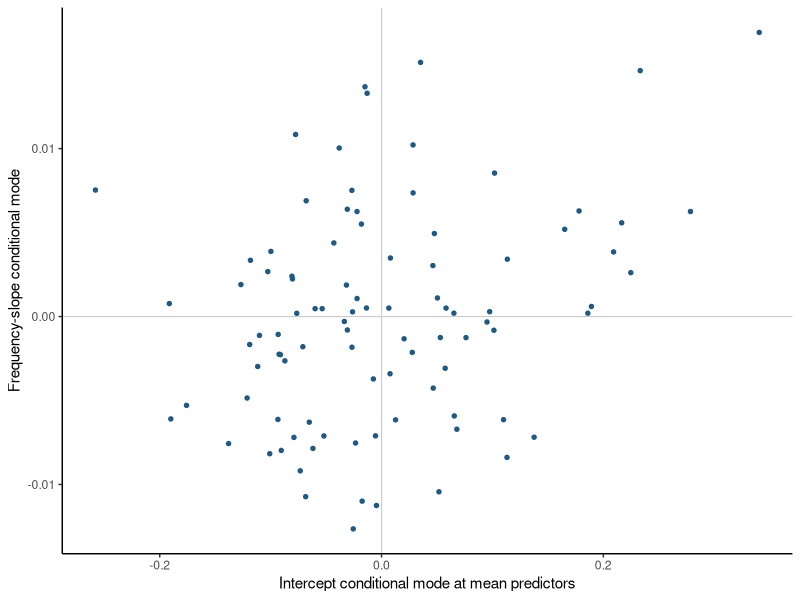

Reproduce this figure in R.
## ---- chunk 1
#| label: mald-random-correlation
library(lme4)
library(ggplot2)

mald <- read.csv("data/mald/mald-connected-trials.csv")
mald <- subset(mald, correct == 1L)

standardize <- function(x) {
  as.numeric(scale(x))
}

mald$z_frequency <- standardize(mald$log_frequency_subtlex)
mald$z_duration <- standardize(mald$log_duration)
mald$z_trial <- standardize(mald$trial_order)

fit <- lmer(
  log_rt ~ z_frequency + z_duration + z_trial +
    (1 + z_frequency | participant_id) +
    (1 | item),
  data = mald,
  REML = TRUE,
  control = lmerControl(
    optimizer = "bobyqa",
    optCtrl = list(maxfun = 200000L)
  )
)

participant_covariance <- as.data.frame(VarCorr(fit))
participant_correlation <- participant_covariance$sdcor[
  participant_covariance$grp == "participant_id" &
    participant_covariance$var1 == "(Intercept)" &
    !is.na(participant_covariance$var2) &
    participant_covariance$var2 == "z_frequency"
]
frequency_slope_sd <- participant_covariance$sdcor[
  participant_covariance$grp == "participant_id" &
    participant_covariance$var1 == "z_frequency" &
    is.na(participant_covariance$var2)
]

c(
  intercept_frequency_correlation = participant_correlation,
  frequency_slope_sd = frequency_slope_sd
)

participant_sigma <- as.matrix(VarCorr(fit)$participant_id)
correlation_after_recentering <- function(c) {
  transformed_covariance <- participant_sigma[1L, 2L] +
    c * participant_sigma[2L, 2L]
  transformed_intercept_variance <- participant_sigma[1L, 1L] +
    2 * c * participant_sigma[1L, 2L] +
    c^2 * participant_sigma[2L, 2L]
  transformed_covariance / sqrt(
    transformed_intercept_variance * participant_sigma[2L, 2L]
  )
}
data.frame(
  centering_shift_in_standardized_frequency = c(0, 1),
  implied_intercept_slope_correlation = c(
    correlation_after_recentering(0),
    correlation_after_recentering(1)
  )
)
## ---- chunk 2
#| label: random-correlation-plot
participant_effects <- ranef(fit)$participant_id
effect_plot <- data.frame(
  intercept_deviation = participant_effects[["(Intercept)"]],
  slope_deviation = participant_effects[["z_frequency"]]
)

ggplot(
  effect_plot,
  aes(x = intercept_deviation, y = slope_deviation)
) +
  geom_hline(yintercept = 0, color = "grey80", linewidth = 0.4) +
  geom_vline(xintercept = 0, color = "grey80", linewidth = 0.4) +
  geom_point(size = 1.2, color = "#1F5A85") +
  labs(
    x = "Intercept conditional mode at mean predictors",
    y = "Frequency-slope conditional mode"
  ) +
  theme_classic()
